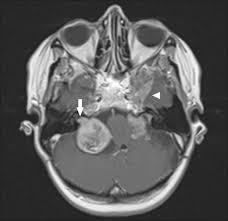
#> input picture dataset_brain_tumor/test_images/test_image(100)_meningioma_tumor.jpg, 228 x 221 px
$ python -i feature_extraction_handcrafted.py   (imports and definitions only)   (older library calls are emulated)
#> lines starting #> are read from the running program, lines starting #| are printed output that depends on the picture
# feature_extraction_handcrafted.py
from __future__ import annotations

from pathlib import Path
from typing import List, Tuple, Union

import numpy as np
from skimage.io import imread
from skimage.transform import resize
from skimage.feature import local_binary_pattern, graycomatrix, graycoprops


PathLike = Union[str, Path]


def _flatten_paths_deep(obj) -> List[str]:
    out: List[str] = []

    def rec(x):
        if x is None:
            return
        if isinstance(x, (str, Path)):
            out.append(str(x))
            return
        if isinstance(x, (list, tuple, np.ndarray)):
            for y in x:
                rec(y)
            return
        out.append(str(x))

    rec(obj)
    return out


def _read_grayscale(path: str) -> np.ndarray:
    img = imread(path)
    if img.ndim == 3:
        img = np.asarray(img[..., :3], dtype=np.float64)
        if img.max() > 1.5:
            img /= 255.0
        img = (
            0.2125 * img[..., 0]
            + 0.7154 * img[..., 1]
            + 0.0721 * img[..., 2]
        )
    else:
        img = img.astype(np.float64)
        if img.max() > 1.5:
            img = img / 255.0
    img = np.asarray(img, dtype=np.float64)
    if not np.all(np.isfinite(img)):
        raise ValueError(f"Image contains non-finite values: {path}")
    return np.clip(img, 0.0, 1.0)


def _safe_skew(x: np.ndarray) -> float:
    # skew = E[(x-mu)^3] / sigma^3
    mu = float(np.mean(x))
    sigma = float(np.std(x))
    if sigma < 1e-12:
        return 0.0
    return float(np.mean((x - mu) ** 3) / (sigma ** 3 + 1e-12))


def _safe_kurtosis(x: np.ndarray) -> float:
    # kurtosis (not excess) = E[(x-mu)^4] / sigma^4
    mu = float(np.mean(x))
    sigma = float(np.std(x))
    if sigma < 1e-12:
        return 0.0
    return float(np.mean((x - mu) ** 4) / (sigma ** 4 + 1e-12))


def extract_features(
    image_paths,
    image_size: Tuple[int, int] = (128, 128),
    hist_bins: int = 32,
    lbp_P: int = 8,
    lbp_R: int = 1,
    glcm_distances=(1, 2),
    glcm_angles=(0, np.pi / 4, np.pi / 2, 3 * np.pi / 4),
    skip_errors: bool = True,
) -> np.ndarray:

    paths = _flatten_paths_deep(image_paths)

    all_feats = []
    for p in paths:
        try:
            img = _read_grayscale(p)
#> in _read_grayscale, img is the input picture: shape (221, 228, 3); min 10, max 255, mean 90.4

            if image_size is not None:
                img = resize(
                    img, image_size, anti_aliasing=True, preserve_range=True
                ).astype(np.float64)
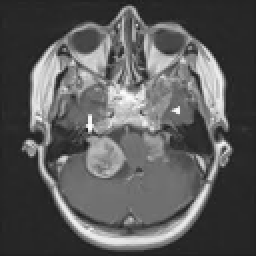
#> img: shape (128, 128) float64 (shown 2 times larger); min 0.107, max 0.993, mean 0.354
                if img.max() > 1.5:
                    img = img / 255.0

            # Flatten pixels in [0,1]
            pix = img.flatten().astype(np.float32)
#> pix = 16384 values, max 0.993 at index 8108, min 0.107 at index 3563, mean 0.354

            feats = []

            # 1) basic stats
            feats.append(float(np.mean(pix)))
            feats.append(float(np.std(pix)))
            feats.append(_safe_skew(pix))
#> in _safe_skew, `mu = float(np.mean(x))`: mu = 0.354
#> in _safe_skew, `sigma = float(np.std(x))`: sigma = 0.221
            feats.append(_safe_kurtosis(pix))
#> in _safe_kurtosis, `mu = float(np.mean(x))`: mu = 0.354
#> in _safe_kurtosis, `sigma = float(np.std(x))`: sigma = 0.221

            # 2) histogram (normalized)
            hist, _ = np.histogram(pix, bins=hist_bins, range=(0.0, 1.0))
#> hist = 32 values, max 3679 at index 4, min 0 at index 0, mean 512
            hist = hist.astype(np.float32)
            hist = hist / (hist.sum() + 1e-12)
#> hist = 32 values, max 0.225 at index 4, min 0 at index 0, mean 0.0312
            feats.extend(hist.tolist())

            # 3) LBP histogram (uniform) — use uint8 to avoid float warnings
            img_u8 = np.clip(img * 255.0, 0, 255).astype(np.uint8)
            lbp = local_binary_pattern(img_u8, P=lbp_P, R=lbp_R, method="uniform")
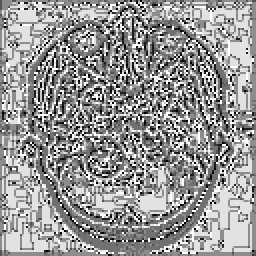
#> lbp: shape (128, 128) float64 (shown 2 times larger); min 0, max 9, mean 5.34; drawn with min black and max white

            lbp_bins = lbp_P + 2
            lbp_hist, _ = np.histogram(lbp.flatten(), bins=lbp_bins, range=(0, lbp_bins))
#> lbp_hist = [646, 940, 508, 1456, 2710, 3058, 853, 1282, 3389, 1542]
            feats.extend(lbp_hist.tolist())

            # 4) GLCM props
            # GLCM expects integer levels; quantize to 8-bit
            img_u8 = np.clip(img * 255.0, 0, 255).astype(np.uint8)
            glcm = graycomatrix(
                img_u8,
                distances=list(glcm_distances),
                angles=list(glcm_angles),
                levels=256,
                symmetric=True,
                normed=True,
            )

            props = ["contrast", "dissimilarity", "homogeneity", "energy", "correlation", "ASM"]
            for pr in props:
                v = graycoprops(glcm, pr)  # shape (len(dist), len(angle))
                feats.append(float(np.mean(v)))
#> this loop made 6 passes
#> v on passes 1 to 5: [[495.3, 693.7, 333.5, 720.9], [1254.6, 693.7, 921, 720.9]], [[11.48, 14.06, 9.69, 14.13], [18.59, 14.06, 16.54, 14.13]], [[0.388, 0.331, 0.391, 0.331], [0.317, 0.331, 0.321, 0.331]], [[0.123, 0.108, 0.125, 0.107], [0.1, 0.108, 0.104, 0.107]], [[0.922, 0.891, 0.948, 0.887], [0.803, 0.891, 0.856, 0.887]]
#> after the loop, feats = 52 values, max 3389 at index 44, min 0 at index 4, mean 329.5

            all_feats.append(np.asarray(feats, dtype=np.float32))

        except Exception:
            if not skip_errors:
                raise
            continue

    if len(all_feats) == 0:
        raise RuntimeError(
            "Handcrafted extract_features: no features extracted. "
            "Check paths / image formats. (All files may have failed to load.)"
        )

    X = np.vstack(all_feats).astype(np.float32)
    return X

>>> result = extract_features('dataset_brain_tumor/test_images/test_image(100)_meningioma_tumor.jpg')

$ run again, on dataset_brain_tumor/test_images/test_image(22)_meningioma_tumor.jpg
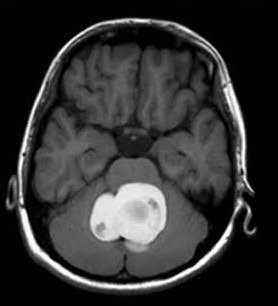
#> input picture dataset_brain_tumor/test_images/test_image(22)_meningioma_tumor.jpg, 278 x 306 px
#> in _read_grayscale, img is the input picture: shape (306, 278, 3); min 0, max 255, mean 50.8
#> in extract_features, `img = resize( img, image_size, anti_aliasing=True, preserve_range=True..`:
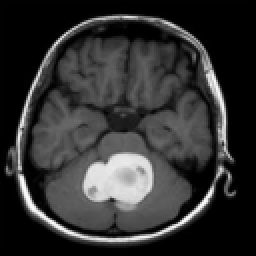
#> img: shape (128, 128) float64 (shown 2 times larger); min 0, max 0.994, mean 0.199
#> pix = 16384 values, max 0.994 at index 14234, min 0 at index 393, mean 0.199
#> in _safe_skew, `mu = float(np.mean(x))`: mu = 0.199
#> in _safe_skew, `sigma = float(np.std(x))`: sigma = 0.232
#> in _safe_kurtosis, `mu = float(np.mean(x))`: mu = 0.199
#> in _safe_kurtosis, `sigma = float(np.std(x))`: sigma = 0.232
#> in extract_features, `hist, _ = np.histogram(pix, bins=hist_bins, range=(0.0, 1.0))`: hist = 32 values, max 6703 at index 0, min 28 at index 31, mean 512
#> in extract_features, `hist = hist / (hist.sum() + 1e-12)`: hist = 32 values, max 0.409 at index 0, min 0.00171 at index 31, mean 0.0312
#> in extract_features, `lbp = local_binary_pattern(img_u8, P=lbp_P, R=lbp_R, method="uniform")`:
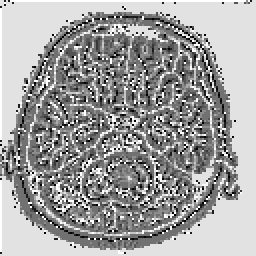
#> lbp: shape (128, 128) float64 (shown 2 times larger); min 0, max 9, mean 5.67; drawn with min black and max white
#> lbp_hist = [415, 651, 483, 1496, 3511, 1663, 655, 623, 5806, 1081]
#> the loop in extract_features, `for pr in props:` made 6 passes
#> v on passes 1 to 5: [[511.2, 926, 493.6, 860.3], [1420.3, 926, 1376.7, 860.3]], [[9.62, 13.48, 9.34, 12.99], [17.12, 13.48, 16.7, 12.99]], [[0.434, 0.394, 0.436, 0.399], [0.38, 0.394, 0.382, 0.399]], [[0.303, 0.293, 0.302, 0.293], [0.29, 0.293, 0.289, 0.293]], [[0.927, 0.868, 0.93, 0.877], [0.798, 0.868, 0.804, 0.877]]
#> after the loop in extract_features, `for pr in props:`: feats = 52 values, max 5806 at index 44, min 0.00171 at index 35, mean 333.2

$ run again, on dataset_brain_tumor/test_images/test_image(32)_meningioma_tumor.jpg
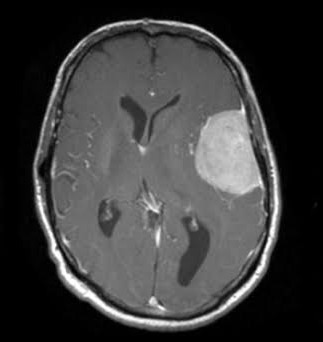
#> input picture dataset_brain_tumor/test_images/test_image(32)_meningioma_tumor.jpg, 323 x 342 px
#> in _read_grayscale, img is the input picture: shape (342, 323, 3); min 0, max 255, mean 61.2
#> in extract_features, `img = resize( img, image_size, anti_aliasing=True, preserve_range=True..`:
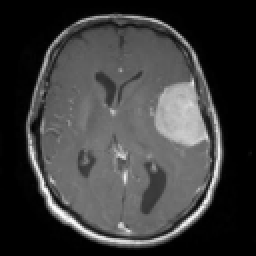
#> img: shape (128, 128) float64 (shown 2 times larger); min 0, max 0.988, mean 0.24
#> pix = 16384 values, max 0.988 at index 13468, min 0 at index 0, mean 0.24
#> in _safe_skew, `mu = float(np.mean(x))`: mu = 0.24
#> in _safe_skew, `sigma = float(np.std(x))`: sigma = 0.235
#> in _safe_kurtosis, `mu = float(np.mean(x))`: mu = 0.24
#> in _safe_kurtosis, `sigma = float(np.std(x))`: sigma = 0.235
#> in extract_features, `hist, _ = np.histogram(pix, bins=hist_bins, range=(0.0, 1.0))`: hist = 32 values, max 6887 at index 0, min 14 at index 31, mean 512
#> in extract_features, `hist = hist / (hist.sum() + 1e-12)`: hist = 32 values, max 0.42 at index 0, min 0.000854 at index 31, mean 0.0312
#> in extract_features, `lbp = local_binary_pattern(img_u8, P=lbp_P, R=lbp_R, method="uniform")`:
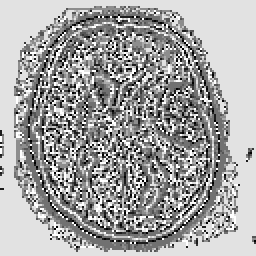
#> lbp: shape (128, 128) float64 (shown 2 times larger); min 0, max 9, mean 5.83; drawn with min black and max white
#> lbp_hist = [520, 815, 470, 1165, 2655, 1728, 842, 906, 5988, 1295]
#> the loop in extract_features, `for pr in props:` made 6 passes
#> v on passes 1 to 5: [[403.4, 593, 311.1, 677.8], [1109.4, 593, 862.8, 677.8]], [[8.31, 10.19, 7.02, 10.86], [14.16, 10.19, 12.19, 10.86]], [[0.491, 0.46, 0.513, 0.456], [0.427, 0.46, 0.443, 0.456]], [[0.278, 0.269, 0.28, 0.267], [0.263, 0.269, 0.264, 0.267]], [[0.944, 0.917, 0.956, 0.905], [0.845, 0.917, 0.879, 0.905]]
#> after the loop in extract_features, `for pr in props:`: feats = 52 values, max 5988 at index 44, min 0.000854 at index 35, mean 328

$ run again, on dataset_brain_tumor/test_images/test_image(57)_meningioma_tumor.jpg
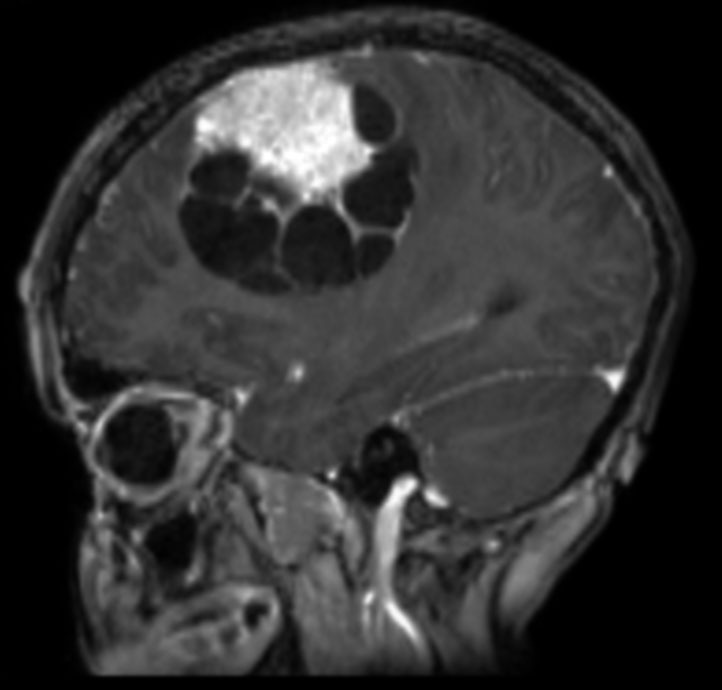
#> input picture dataset_brain_tumor/test_images/test_image(57)_meningioma_tumor.jpg, 722 x 690 px
#> in _read_grayscale, img is the input picture: shape (690, 722, 3); min 0, max 255, mean 49
#> in extract_features, `img = resize( img, image_size, anti_aliasing=True, preserve_range=True..`:
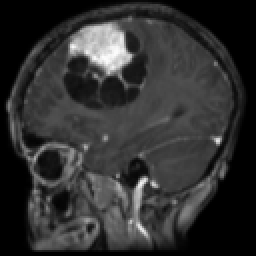
#> img: shape (128, 128) float64 (shown 2 times larger); min 0, max 0.99, mean 0.192
#> pix = 16384 values, max 0.99 at index 3635, min 0 at index 7, mean 0.192
#> in _safe_skew, `mu = float(np.mean(x))`: mu = 0.192
#> in _safe_skew, `sigma = float(np.std(x))`: sigma = 0.173
#> in _safe_kurtosis, `mu = float(np.mean(x))`: mu = 0.192
#> in _safe_kurtosis, `sigma = float(np.std(x))`: sigma = 0.173
#> in extract_features, `hist, _ = np.histogram(pix, bins=hist_bins, range=(0.0, 1.0))`: hist = 32 values, max 4370 at index 0, min 19 at index 31, mean 512
#> in extract_features, `hist = hist / (hist.sum() + 1e-12)`: hist = 32 values, max 0.267 at index 0, min 0.00116 at index 31, mean 0.0312
#> in extract_features, `lbp = local_binary_pattern(img_u8, P=lbp_P, R=lbp_R, method="uniform")`:
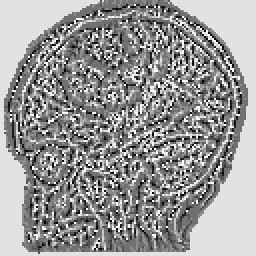
#> lbp: shape (128, 128) float64 (shown 2 times larger); min 0, max 9, mean 5.4; drawn with min black and max white
#> lbp_hist = [407, 746, 673, 1587, 3631, 2034, 955, 735, 4571, 1045]
#> the loop in extract_features, `for pr in props:` made 6 passes
#> v on passes 1 to 5: [[180.6, 303.8, 134.3, 269.6], [530.2, 303.8, 425.5, 269.6]], [[7.16, 9.59, 6.29, 8.87], [12.56, 9.59, 11.41, 8.87]], [[0.373, 0.328, 0.38, 0.339], [0.307, 0.328, 0.313, 0.339]], [[0.226, 0.217, 0.228, 0.218], [0.212, 0.217, 0.217, 0.218]], [[0.953, 0.922, 0.965, 0.93], [0.863, 0.922, 0.89, 0.93]]
#> after the loop in extract_features, `for pr in props:`: feats = 52 values, max 4571 at index 44, min 0.00116 at index 35, mean 321.3
